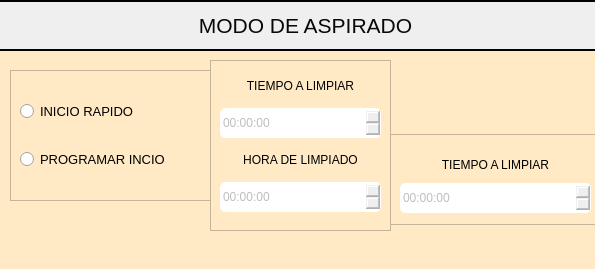
<?xml version="1.0" encoding="UTF-8"?>
<ui version="4.0">
 <class>PantallaHora</class>
 <widget class="QDialog" name="PantallaHora">
  <property name="geometry">
   <rect>
    <x>0</x>
    <y>0</y>
    <width>595</width>
    <height>269</height>
   </rect>
  </property>
  <property name="windowTitle">
   <string>Inicio de aspirado</string>
  </property>
  <widget class="QFrame" name="frame">
   <property name="geometry">
    <rect>
     <x>-30</x>
     <y>0</y>
     <width>651</width>
     <height>271</height>
    </rect>
   </property>
   <property name="styleSheet">
    <string notr="true">QFrame{
background-color:rgb(255, 234, 197);


}
</string>
   </property>
   <property name="frameShape">
    <enum>QFrame::StyledPanel</enum>
   </property>
   <property name="frameShadow">
    <enum>QFrame::Raised</enum>
   </property>
   <widget class="QFrame" name="frame_2">
    <property name="geometry">
     <rect>
      <x>20</x>
      <y>0</y>
      <width>611</width>
      <height>51</height>
     </rect>
    </property>
    <property name="styleSheet">
     <string notr="true">QFrame{
background-color:rgb(239, 239, 239);
border:2px solid black;
}</string>
    </property>
    <property name="frameShape">
     <enum>QFrame::StyledPanel</enum>
    </property>
    <property name="frameShadow">
     <enum>QFrame::Raised</enum>
    </property>
    <widget class="QLabel" name="label_2">
     <property name="geometry">
      <rect>
       <x>120</x>
       <y>10</y>
       <width>391</width>
       <height>31</height>
      </rect>
     </property>
     <property name="font">
      <font>
       <pointsize>15</pointsize>
      </font>
     </property>
     <property name="styleSheet">
      <string notr="true">background-color:rgb(239, 239, 239);
border:0px solid black;</string>
     </property>
     <property name="text">
      <string>&lt;html&gt;&lt;head/&gt;&lt;body&gt;&lt;p align=&quot;center&quot;&gt;&lt;span style=&quot; font-size:16pt; color:#080808;&quot;&gt;MODO DE ASPIRADO&lt;/span&gt;&lt;/p&gt;&lt;/body&gt;&lt;/html&gt;</string>
     </property>
    </widget>
   </widget>
   <widget class="QFrame" name="frame_3">
    <property name="geometry">
     <rect>
      <x>40</x>
      <y>70</y>
      <width>201</width>
      <height>131</height>
     </rect>
    </property>
    <property name="layoutDirection">
     <enum>Qt::LeftToRight</enum>
    </property>
    <property name="frameShape">
     <enum>QFrame::StyledPanel</enum>
    </property>
    <property name="frameShadow">
     <enum>QFrame::Raised</enum>
    </property>
    <layout class="QGridLayout" name="gridLayout">
     <item row="0" column="0">
      <widget class="QRadioButton" name="botonInicioRapido">
       <property name="font">
        <font>
         <pointsize>10</pointsize>
        </font>
       </property>
       <property name="text">
        <string>INICIO RAPIDO</string>
       </property>
      </widget>
     </item>
     <item row="1" column="0">
      <widget class="QRadioButton" name="botonProgramar">
       <property name="font">
        <font>
         <pointsize>10</pointsize>
        </font>
       </property>
       <property name="text">
        <string>PROGRAMAR INCIO</string>
       </property>
       <property name="iconSize">
        <size>
         <width>25</width>
         <height>25</height>
        </size>
       </property>
      </widget>
     </item>
    </layout>
   </widget>
   <widget class="QFrame" name="frame_4">
    <property name="geometry">
     <rect>
      <x>240</x>
      <y>60</y>
      <width>181</width>
      <height>171</height>
     </rect>
    </property>
    <property name="frameShape">
     <enum>QFrame::StyledPanel</enum>
    </property>
    <property name="frameShadow">
     <enum>QFrame::Raised</enum>
    </property>
    <layout class="QVBoxLayout" name="verticalLayout_2">
     <item>
      <widget class="QLabel" name="texto1">
       <property name="maximumSize">
        <size>
         <width>16777215</width>
         <height>20</height>
        </size>
       </property>
       <property name="font">
        <font>
         <pointsize>9</pointsize>
        </font>
       </property>
       <property name="text">
        <string>TIEMPO A LIMPIAR</string>
       </property>
       <property name="alignment">
        <set>Qt::AlignCenter</set>
       </property>
      </widget>
     </item>
     <item>
      <widget class="QTimeEdit" name="tiempoRapido">
       <property name="enabled">
        <bool>false</bool>
       </property>
       <property name="maximumSize">
        <size>
         <width>16777215</width>
         <height>30</height>
        </size>
       </property>
       <property name="styleSheet">
        <string notr="true">QTimeEdit{
font:87 12pt &quot;Arial Black&quot;;
/*background-color:#000000ff;
color:rgb(20,200,220);*/
border-radius:5px;
border:1px solid white;
}</string>
       </property>
      </widget>
     </item>
     <item>
      <widget class="QLabel" name="texto2">
       <property name="maximumSize">
        <size>
         <width>16777215</width>
         <height>20</height>
        </size>
       </property>
       <property name="font">
        <font>
         <pointsize>9</pointsize>
         <weight>50</weight>
         <bold>false</bold>
         <strikeout>false</strikeout>
        </font>
       </property>
       <property name="text">
        <string>HORA DE LIMPIADO</string>
       </property>
       <property name="alignment">
        <set>Qt::AlignCenter</set>
       </property>
      </widget>
     </item>
     <item>
      <widget class="QTimeEdit" name="tiempoP1">
       <property name="enabled">
        <bool>false</bool>
       </property>
       <property name="maximumSize">
        <size>
         <width>16777215</width>
         <height>30</height>
        </size>
       </property>
       <property name="styleSheet">
        <string notr="true">QTimeEdit{
font:87 12pt &quot;Arial Black&quot;;
/*background-color:#000000ff;
color:rgb(20,200,220);*/
border-radius:5px;
border:1px solid white;
}</string>
       </property>
      </widget>
     </item>
    </layout>
   </widget>
   <widget class="QFrame" name="frame_5">
    <property name="geometry">
     <rect>
      <x>420</x>
      <y>134</y>
      <width>211</width>
      <height>91</height>
     </rect>
    </property>
    <property name="frameShape">
     <enum>QFrame::StyledPanel</enum>
    </property>
    <property name="frameShadow">
     <enum>QFrame::Raised</enum>
    </property>
    <layout class="QVBoxLayout" name="verticalLayout_3">
     <item>
      <widget class="QTextEdit" name="textEdit">
       <property name="maximumSize">
        <size>
         <width>10</width>
         <height>1</height>
        </size>
       </property>
       <property name="styleSheet">
        <string notr="true">border:2px solid rgb(255, 234, 197);
;</string>
       </property>
      </widget>
     </item>
     <item>
      <widget class="QLabel" name="texto1_2">
       <property name="maximumSize">
        <size>
         <width>250</width>
         <height>20</height>
        </size>
       </property>
       <property name="text">
        <string>&lt;html&gt;&lt;head/&gt;&lt;body&gt;&lt;p&gt;&lt;span style=&quot; font-size:9pt;&quot;&gt;TIEMPO A LIMPIAR&lt;/span&gt;&lt;/p&gt;&lt;/body&gt;&lt;/html&gt;</string>
       </property>
       <property name="alignment">
        <set>Qt::AlignCenter</set>
       </property>
      </widget>
     </item>
     <item>
      <widget class="QTimeEdit" name="tiempoProg">
       <property name="enabled">
        <bool>false</bool>
       </property>
       <property name="maximumSize">
        <size>
         <width>16777215</width>
         <height>30</height>
        </size>
       </property>
       <property name="styleSheet">
        <string notr="true">QTimeEdit{
font:87 12pt &quot;Arial Black&quot;;
/*background-color:#000000ff;
color:rgb(20,200,220);*/
border-radius:5px;
border:1px solid white;
}</string>
       </property>
      </widget>
     </item>
    </layout>
   </widget>
   <widget class="QPushButton" name="boton_guardar">
    <property name="geometry">
     <rect>
      <x>580</x>
      <y>70</y>
      <width>31</width>
      <height>31</height>
     </rect>
    </property>
    <property name="maximumSize">
     <size>
      <width>16777215</width>
      <height>50</height>
     </size>
    </property>
    <property name="text">
     <string/>
    </property>
    <property name="icon">
     <iconset resource="imagenes_pantalla_principal.qrc">
      <normaloff>:/fotos/fotos_pantalla_principal/diskette.png</normaloff>:/fotos/fotos_pantalla_principal/diskette.png</iconset>
    </property>
    <property name="iconSize">
     <size>
      <width>30</width>
      <height>30</height>
     </size>
    </property>
    <property name="autoDefault">
     <bool>false</bool>
    </property>
    <property name="flat">
     <bool>true</bool>
    </property>
   </widget>
   <widget class="QLabel" name="text_information">
    <property name="enabled">
     <bool>true</bool>
    </property>
    <property name="geometry">
     <rect>
      <x>50</x>
      <y>240</y>
      <width>571</width>
      <height>16</height>
     </rect>
    </property>
    <property name="text">
     <string/>
    </property>
   </widget>
  </widget>
 </widget>
 <resources>
  <include location="imagenes_pantalla_principal.qrc"/>
 </resources>
 <connections/>
</ui>
